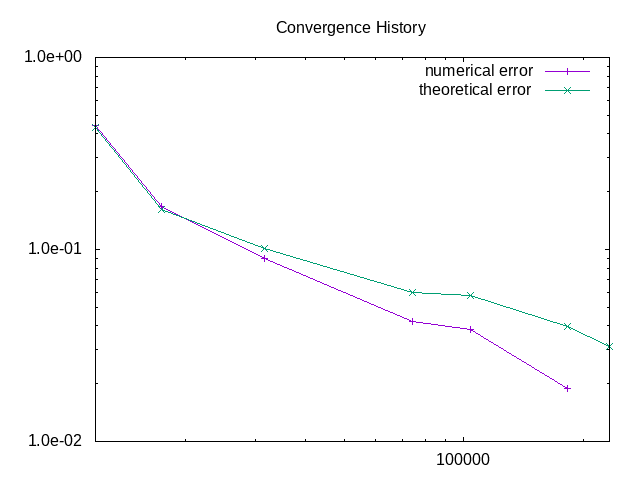

Source code (gnuplot):
reset
set term png
set output "../Solutions/run186/Convergence1.png"
set title "Convergence History"
show title
array xvals[7]
xvals[1] = 11844
xvals[2] = 17404
xvals[3] = 31584
xvals[4] = 74200
xvals[5] = 103788
xvals[6] = 182404
xvals[7] = 232584
array yvalsnum[7]
yvalsnum[1] = 0.443371
yvalsnum[2] = 0.168291
yvalsnum[3] = 0.0894338
yvalsnum[4] = 0.0423629
yvalsnum[5] = 0.0381638
yvalsnum[6] = 0.0188396
yvalsnum[7] = 0
array yvalstheo[7]
yvalstheo[1] = 0.430107
yvalstheo[2] = 0.160704
yvalstheo[3] = 0.101312
yvalstheo[4] = 0.0598878
yvalstheo[5] = 0.0579333
yvalstheo[6] = 0.0399267
yvalstheo[7] = 0.0313593
set logscale y
set logscale x
set xlabel ''
set ylabel ''
set format y "%.1e"
plot sample [i=1:8] '+' using (xvals[i]):(yvalsnum[i]) with linespoints title "numerical error", [j=1:8] '+' using (xvals[j]):(yvalstheo[j]) with linespoints title "theoretical error"
